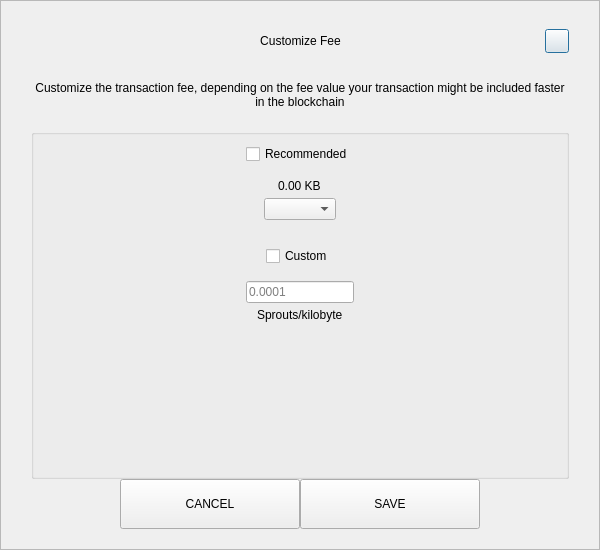
<?xml version="1.0" encoding="UTF-8"?>
<ui version="4.0">
 <class>SendCustomFeeDialog</class>
 <widget class="QDialog" name="SendCustomFeeDialog">
  <property name="geometry">
   <rect>
    <x>0</x>
    <y>0</y>
    <width>600</width>
    <height>550</height>
   </rect>
  </property>
  <property name="windowTitle">
   <string>Form</string>
  </property>
  <layout class="QVBoxLayout" name="verticalLayout_3">
   <property name="spacing">
    <number>0</number>
   </property>
   <property name="leftMargin">
    <number>0</number>
   </property>
   <property name="topMargin">
    <number>0</number>
   </property>
   <property name="rightMargin">
    <number>0</number>
   </property>
   <property name="bottomMargin">
    <number>0</number>
   </property>
   <item>
    <widget class="QFrame" name="frame">
     <property name="styleSheet">
      <string notr="true"/>
     </property>
     <property name="frameShape">
      <enum>QFrame::StyledPanel</enum>
     </property>
     <property name="frameShadow">
      <enum>QFrame::Raised</enum>
     </property>
     <layout class="QVBoxLayout" name="verticalLayout_2">
      <property name="spacing">
       <number>0</number>
      </property>
      <property name="leftMargin">
       <number>30</number>
      </property>
      <property name="topMargin">
       <number>20</number>
      </property>
      <property name="rightMargin">
       <number>30</number>
      </property>
      <property name="bottomMargin">
       <number>20</number>
      </property>
      <item>
       <layout class="QHBoxLayout" name="horizontalLayout_3">
        <property name="spacing">
         <number>0</number>
        </property>
        <item>
         <spacer name="horizontalSpacer_21">
          <property name="orientation">
           <enum>Qt::Horizontal</enum>
          </property>
          <property name="sizeHint" stdset="0">
           <size>
            <width>40</width>
            <height>20</height>
           </size>
          </property>
         </spacer>
        </item>
        <item>
         <widget class="QLabel" name="labelTitle">
          <property name="minimumSize">
           <size>
            <width>0</width>
            <height>40</height>
           </size>
          </property>
          <property name="maximumSize">
           <size>
            <width>16777215</width>
            <height>40</height>
           </size>
          </property>
          <property name="styleSheet">
           <string notr="true">padding-left:24px;</string>
          </property>
          <property name="text">
           <string>Customize Fee</string>
          </property>
          <property name="alignment">
           <set>Qt::AlignCenter</set>
          </property>
          <property name="margin">
           <number>7</number>
          </property>
         </widget>
        </item>
        <item>
         <spacer name="horizontalSpacer">
          <property name="orientation">
           <enum>Qt::Horizontal</enum>
          </property>
          <property name="sizeHint" stdset="0">
           <size>
            <width>40</width>
            <height>20</height>
           </size>
          </property>
         </spacer>
        </item>
        <item>
         <widget class="QPushButton" name="btnEsc">
          <property name="minimumSize">
           <size>
            <width>24</width>
            <height>24</height>
           </size>
          </property>
          <property name="maximumSize">
           <size>
            <width>24</width>
            <height>24</height>
           </size>
          </property>
          <property name="text">
           <string/>
          </property>
         </widget>
        </item>
       </layout>
      </item>
      <item>
       <spacer name="verticalSpacer_2">
        <property name="orientation">
         <enum>Qt::Vertical</enum>
        </property>
        <property name="sizeType">
         <enum>QSizePolicy::Fixed</enum>
        </property>
        <property name="sizeHint" stdset="0">
         <size>
          <width>20</width>
          <height>20</height>
         </size>
        </property>
       </spacer>
      </item>
      <item>
       <widget class="QLabel" name="labelMessage">
        <property name="text">
         <string>Customize the transaction fee, depending on the fee value your transaction might be included faster in the blockchain</string>
        </property>
        <property name="alignment">
         <set>Qt::AlignCenter</set>
        </property>
        <property name="wordWrap">
         <bool>true</bool>
        </property>
       </widget>
      </item>
      <item>
       <spacer name="verticalSpacer_3">
        <property name="orientation">
         <enum>Qt::Vertical</enum>
        </property>
        <property name="sizeType">
         <enum>QSizePolicy::Fixed</enum>
        </property>
        <property name="sizeHint" stdset="0">
         <size>
          <width>20</width>
          <height>20</height>
         </size>
        </property>
       </spacer>
      </item>
      <item>
       <widget class="QGroupBox" name="groupBox">
        <property name="title">
         <string/>
        </property>
        <layout class="QVBoxLayout" name="verticalLayout">
         <property name="leftMargin">
          <number>12</number>
         </property>
         <property name="rightMargin">
          <number>12</number>
         </property>
         <item>
          <layout class="QVBoxLayout" name="verticalLayout_4">
           <property name="spacing">
            <number>5</number>
           </property>
           <item alignment="Qt::AlignHCenter">
            <widget class="QCheckBox" name="checkBoxRecommended">
             <property name="text">
              <string>Recommended</string>
             </property>
            </widget>
           </item>
           <item>
            <spacer name="verticalSpacer_5">
             <property name="orientation">
              <enum>Qt::Vertical</enum>
             </property>
             <property name="sizeType">
              <enum>QSizePolicy::Fixed</enum>
             </property>
             <property name="sizeHint" stdset="0">
              <size>
               <width>20</width>
               <height>10</height>
              </size>
             </property>
            </spacer>
           </item>
           <item alignment="Qt::AlignHCenter">
            <widget class="QLabel" name="labelFee">
             <property name="text">
              <string>0.00 KB</string>
             </property>
            </widget>
           </item>
           <item alignment="Qt::AlignHCenter">
            <widget class="QComboBox" name="comboBoxRecommended"/>
           </item>
          </layout>
         </item>
         <item>
          <spacer name="verticalSpacer">
           <property name="orientation">
            <enum>Qt::Vertical</enum>
           </property>
           <property name="sizeType">
            <enum>QSizePolicy::Fixed</enum>
           </property>
           <property name="sizeHint" stdset="0">
            <size>
             <width>20</width>
             <height>20</height>
            </size>
           </property>
          </spacer>
         </item>
         <item>
          <layout class="QVBoxLayout" name="verticalLayout_5">
           <property name="spacing">
            <number>5</number>
           </property>
           <item alignment="Qt::AlignHCenter">
            <widget class="QCheckBox" name="checkBoxCustom">
             <property name="text">
              <string>Custom</string>
             </property>
            </widget>
           </item>
           <item>
            <spacer name="verticalSpacer_6">
             <property name="orientation">
              <enum>Qt::Vertical</enum>
             </property>
             <property name="sizeType">
              <enum>QSizePolicy::Fixed</enum>
             </property>
             <property name="sizeHint" stdset="0">
              <size>
               <width>20</width>
               <height>10</height>
              </size>
             </property>
            </spacer>
           </item>
           <item alignment="Qt::AlignHCenter">
            <widget class="QLineEdit" name="lineEditCustomFee">
             <property name="placeholderText">
              <string notr="true">0.0001</string>
             </property>
            </widget>
           </item>
           <item alignment="Qt::AlignHCenter">
            <widget class="QLabel" name="labelCustomFee">
             <property name="text">
              <string>Sprouts/kilobyte</string>
             </property>
            </widget>
           </item>
          </layout>
         </item>
         <item>
          <spacer name="verticalSpacer_4">
           <property name="orientation">
            <enum>Qt::Vertical</enum>
           </property>
           <property name="sizeHint" stdset="0">
            <size>
             <width>20</width>
             <height>40</height>
            </size>
           </property>
          </spacer>
         </item>
        </layout>
       </widget>
      </item>
      <item>
       <layout class="QHBoxLayout" name="horizontalLayout" stretch="1,2,2,1">
        <item>
         <spacer name="horizontalSpacer1">
          <property name="orientation">
           <enum>Qt::Horizontal</enum>
          </property>
          <property name="sizeHint" stdset="0">
           <size>
            <width>40</width>
            <height>20</height>
           </size>
          </property>
         </spacer>
        </item>
        <item>
         <widget class="QPushButton" name="btnCancel">
          <property name="minimumSize">
           <size>
            <width>180</width>
            <height>50</height>
           </size>
          </property>
          <property name="focusPolicy">
           <enum>Qt::NoFocus</enum>
          </property>
          <property name="text">
           <string>CANCEL</string>
          </property>
         </widget>
        </item>
        <item>
         <widget class="QPushButton" name="btnSave">
          <property name="minimumSize">
           <size>
            <width>180</width>
            <height>50</height>
           </size>
          </property>
          <property name="focusPolicy">
           <enum>Qt::NoFocus</enum>
          </property>
          <property name="text">
           <string>SAVE</string>
          </property>
         </widget>
        </item>
        <item>
         <spacer name="horizontalSpacer_2">
          <property name="orientation">
           <enum>Qt::Horizontal</enum>
          </property>
          <property name="sizeHint" stdset="0">
           <size>
            <width>40</width>
            <height>20</height>
           </size>
          </property>
         </spacer>
        </item>
       </layout>
      </item>
     </layout>
    </widget>
   </item>
  </layout>
 </widget>
 <resources/>
 <connections/>
</ui>
